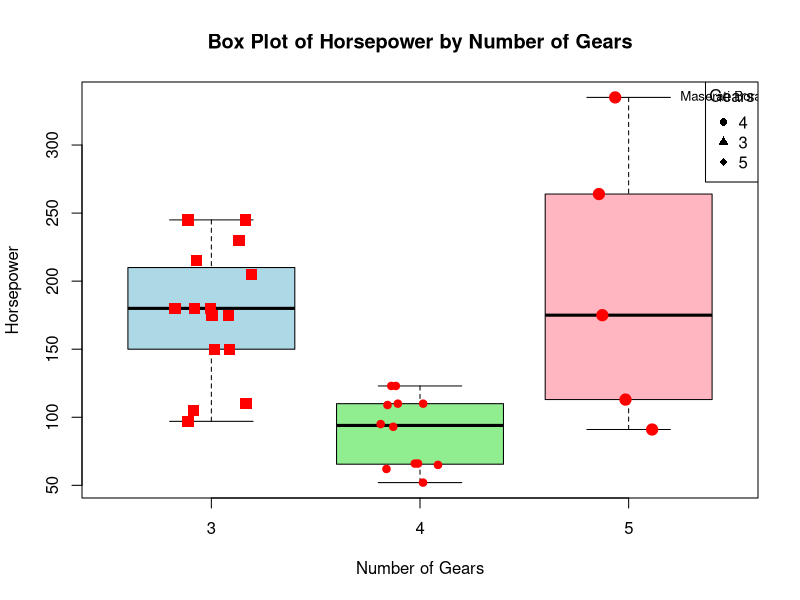

Recreate this plot in R.
boxplot(hp ~ gear, data = mtcars,
        xlab = "Number of Gears", ylab = "Horsepower",
        main = "Box Plot of Horsepower by Number of Gears",
        col = c("lightblue", "lightgreen", "lightpink"),
        outpch = 8, outcol = "red")

points(jitter(as.numeric(factor(mtcars$gear)), amount = 0.2), 
       mtcars$hp, 
       pch = c(15, 20, 19)[factor(mtcars$gear)],
       col = "red",
       cex = 1.5)

legend("topright", legend = unique(mtcars$gear), 
       pch = c(16, 17, 18), title = "Gears")

outliers <- boxplot.stats(mtcars$hp)$out

text(rep(3.2, length(outliers)), outliers, 
     labels = rownames(mtcars)[mtcars$hp %in% outliers], 
     pos = 4, cex = 0.8)